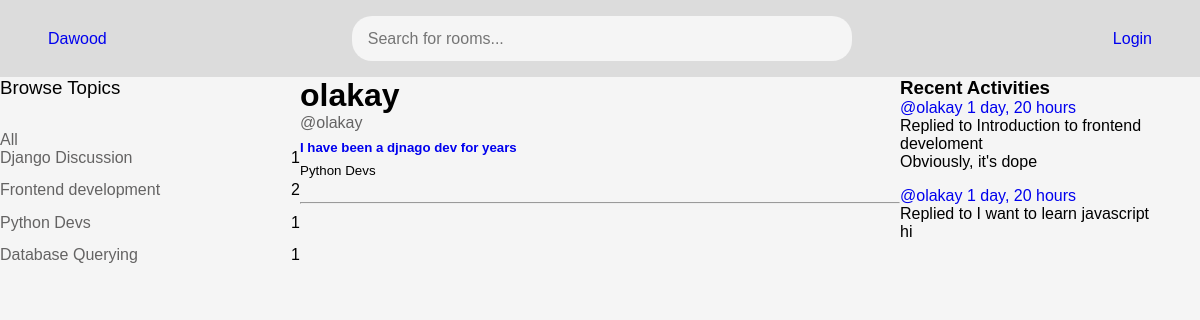
Page /profile/4/ on the earlier database version.
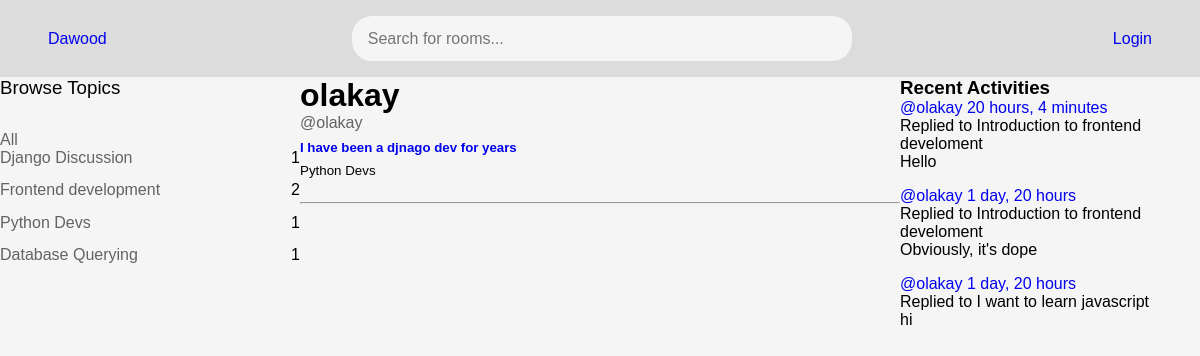
Same page on the later database version.
### main/models.py (models this page shows, shortened)
class Topic(models.Model):
    name = models.CharField(max_length=200)

class Room(models.Model):
    host= models.ForeignKey(User, on_delete=models.SET_NULL, null=True)
    topic = models.ForeignKey(Topic, on_delete=models.SET_NULL, null=True)
    name = models.CharField(max_length=200)
    description = models.TextField(null=True, blank=True)
    participants = models.ManyToManyField(User, related_name="participants", blank=True)
    created = models.DateTimeField(auto_now_add= True)
    updated = models.DateTimeField(auto_now=True)
    class Meta:
        ordering = ["-updated", "-created"]
    def __str__(self):
        return str(self.name)

class Message(models.Model):
    user = models.ForeignKey(User, on_delete=models.CASCADE)
    room = models.ForeignKey(Room, on_delete=models.CASCADE)
    body = models.TextField()
    updated = models.DateTimeField(auto_now=True)
    created = models.DateTimeField(auto_now_add=True)
    class Meta:
        ordering = ["-updated", "-created"]
    def __str__(self):
        return self.body[0:50]

### main/views.py (the view)
# urls.py: path("profile/<str:pk>/", views.user_profile, name= "profile"),
def user_profile(request, pk):
    user  = User.objects.get(id = pk)
    topics = Topic.objects.all()
    recent_messages = user.message_set.all()
    rooms = user.room_set.all()
    context= {"user":user, "topics":topics, "rooms": rooms, "recent_messages": recent_messages}
    return render(request, 'main/profile.html', context)

### main/templates/main/profile.html (shortened to what this page needs)
{% extends "base.html" %} {% block content %}
<div class="profile_wrp">
  <div>{% include "main/topics.html" %}</div>
  <div>
    <h1>{{user.username}}</h1>
    {% include "main/feeds.html" %}
  </div>
  <div>{% include 'main/activities.html' %}</div>
</div>
{% endblock %}

### main/templates/main/topics.html
<div class="topics-bar">
  <h3>Browse Topics</h3>
  <a class="a" href="{% url 'home' %}">All</a>
  <div class="topics">
    {% for topic in topics %}
    <div class="topic-div">
      <a href="{% url 'home' %}?q={{topic.name}}">{{topic.name}}</a>
      <p>{{topic.room_set.all.count}}</p>
    </div>
    {% endfor%}
  </div>
</div>

### main/templates/main/feeds.html (shortened to what this page needs)
<div class="feed-wrp">
  {% for room in rooms %}
  <div class="feed-sub-wrp">
    <div class="feed-info">
      <a href="{% url 'profile' room.host.id %}">@{{room.host.username}}</a>
    </div>
    <h5>
      <a href="{% url 'room' room.id %}"> {{room.name}} </a>
    </h5>
    <small>{{room.topic.name}}</small>
  </div>
  <hr />
  {%endfor%}
</div>

### main/templates/main/activities.html (shortened to what this page needs)
<h3>Recent Activities</h3>
<div class="activities-wrp">
  {% for recent_msg in recent_messages %}
  <div>
    <a href="{% url 'profile' recent_msg.user.id %}">
      @{{recent_msg.user}}
       {{recent_msg.created|timesince}}
    </a>
    <p>Replied to {{recent_msg.room}}</p>
    <p>{{recent_msg}}</p>
  </div>
  {%endfor%}
</div>

Differences in the rows shown:
added Message: user "olakay", created "20 hours, 4 minutes", room "Introduction to frontend develoment", body "Hello"
